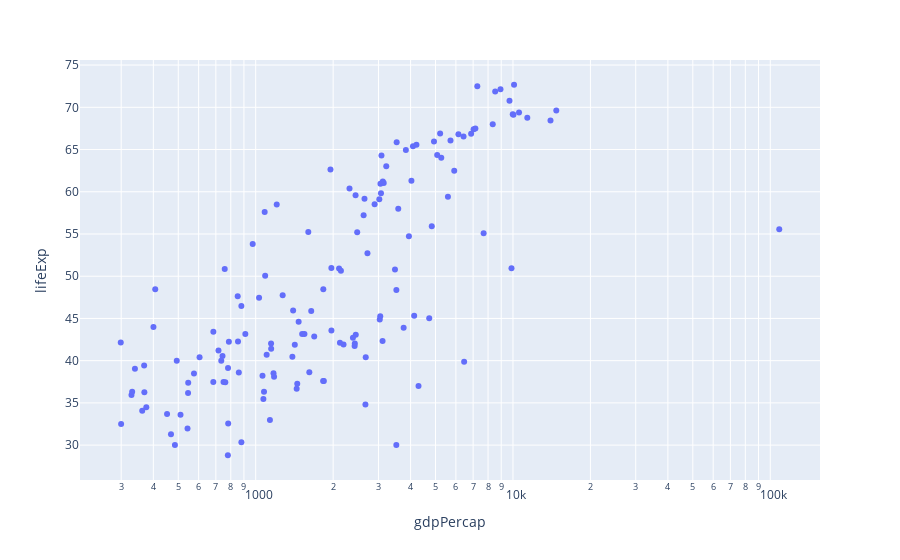

Write notebook code for a chart like this one.
### Code cell
fig = px.scatter(gm_1952, x = 'gdpPercap', y='lifeExp',
                log_x=True)
fig.show()

### Figure 1 — Plotly figure (JSON) as saved in the notebook; plotly's stock layout.template omitted (floating-point values rounded to 4 significant figures; data arrays with more than 128 entries replaced by an {"elided": "..."} marker saying what was removed)
{"data": [{"hovertemplate": "gdpPercap=%{x}<br>lifeExp=%{y}<extra></extra>", "legendgroup": "", "marker": {"color": "#636efa", "symbol": "circle"}, "mode": "markers", "name": "", "orientation": "v", "showlegend": false, "type": "scatter", "x": {"elided": "142 float values"}, "xaxis": "x", "y": {"elided": "142 float values"}, "yaxis": "y"}], "layout": {"legend": {"tracegroupgap": 0}, "margin": {"t": 60}, "xaxis": {"anchor": "y", "domain": [0, 1], "title": {"text": "gdpPercap"}, "type": "log"}, "yaxis": {"anchor": "x", "domain": [0, 1], "title": {"text": "lifeExp"}}}}
